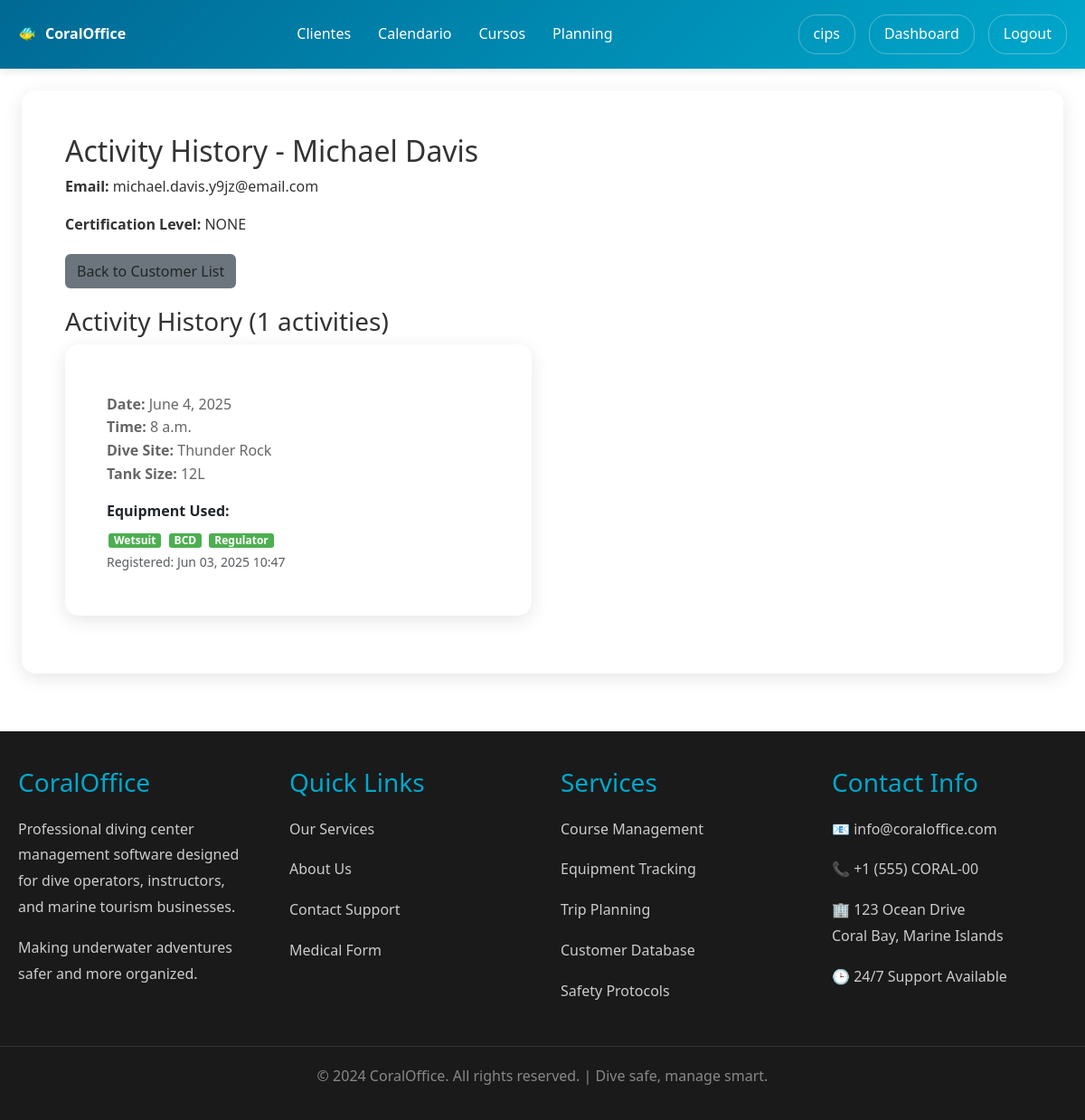
The app's page /users/customers/75/history/ (signed in), older data.
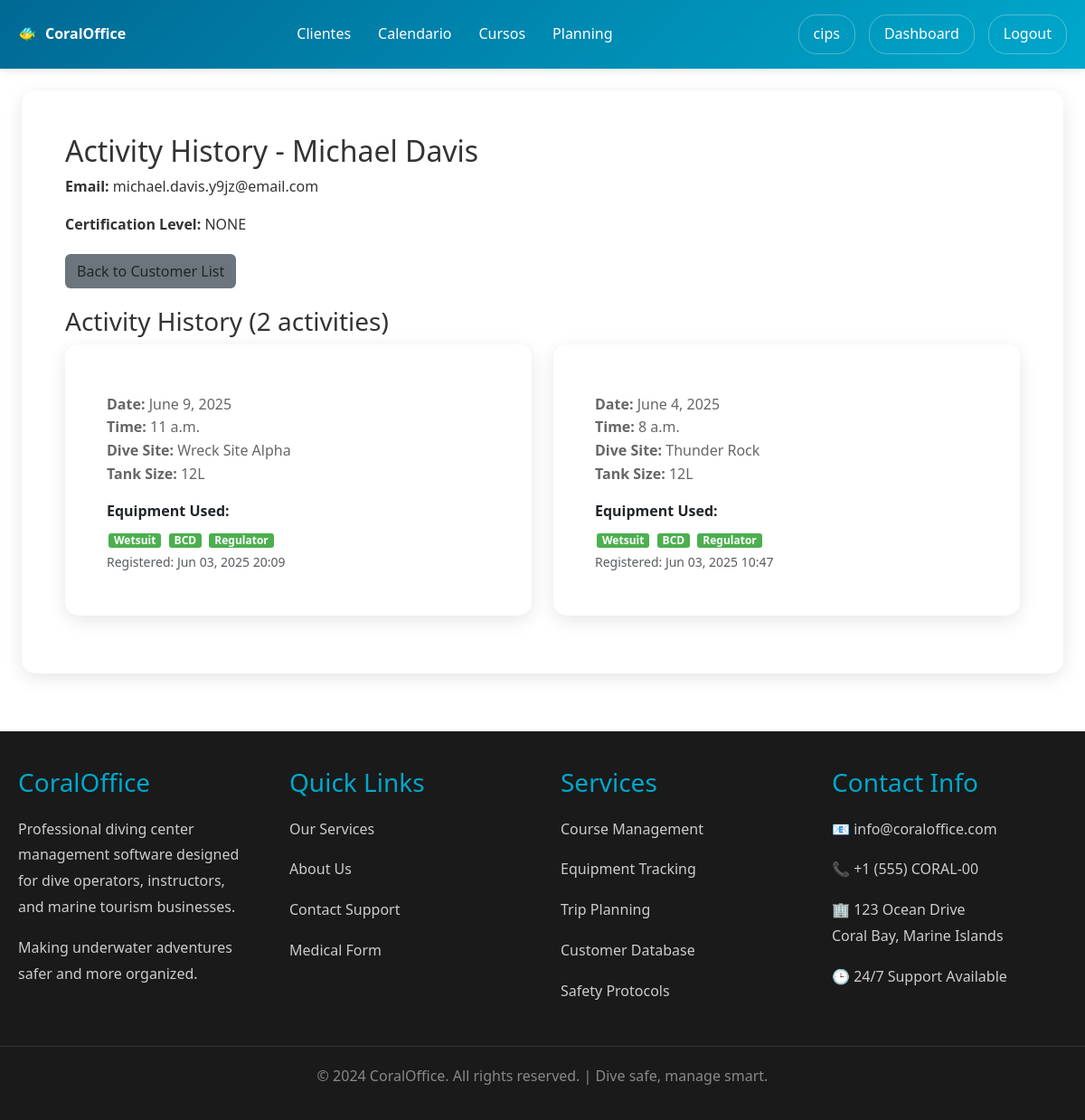
The same page, newer data.
### users/models.py (models this page shows, shortened)
class Customer(models.Model):
    DIVING_LEVEL_CHOICES = [
        ('NONE', 'NO'),
        ('BEGINNER', 'SCUBA'),
        ('OPEN_WATER', 'OWD.'),
        ('ADVANCED_OPEN_WATER', 'ADV.'),
        ('RESCUE_DIVER', 'RESC.'),
        ('DIVEMASTER', 'DM.'),
        ('INSTRUCTOR', 'INST.'),
    ]
    LANGUAGE_CHOICES = [
        ('EN', 'English'),
        ('ES', 'Spanish'),
        ('FR', 'French'),
        ('CAT', 'Catalan'),
        ('OTHER', 'Other'),
    ]
    COUNTRY_CHOICES = [
        ('US', 'United States'),
        ('CA', 'Canada'),
        ('GB', 'United Kingdom'),
        ('FR', 'France'),
        ('DE', 'Germany'),
        ('IT', 'Italy'),
        ('ES', 'Spain'),
        ('PT', 'Portugal'),
        ('NL', 'Netherlands'),
        ('BE', 'Belgium'),
        ('CH', 'Switzerland'),
        ('AT', 'Austria'),
        ('SE', 'Sweden'),
        ('NO', 'Norway'),
        ('DK', 'Denmark'),
        ('FI', 'Finland'),
        ('IN', 'India'),
        ('OTHER', 'Other'),
    ]
    diving_center = models.ForeignKey(User, on_delete=models.CASCADE, related_name='customers')
    first_name = models.CharField(max_length=50)
    last_name = models.CharField(max_length=50)
    email = models.EmailField()
    phone_number = models.CharField(max_length=20)
    country = models.CharField(max_length=10, choices=COUNTRY_CHOICES, default='OTHER')
    language = models.CharField(max_length=10, choices=LANGUAGE_CHOICES, default='EN')
    birthday = models.DateField(null=True, blank=True)
    certification_level = models.CharField(max_length=50, choices=DIVING_LEVEL_CHOICES, default='NONE')
    emergency_contact = models.CharField(max_length=100, blank=True)
    medical_conditions = models.TextField(blank=True)
    weight = models.FloatField(null=True, blank=True, help_text="Weight in kg")
    height = models.FloatField(null=True, blank=True, help_text="Height in cm")
    foot_size = models.FloatField(null=True, blank=True, help_text="Foot size (EU)")
    default_tank_size = models.CharField(max_length=10, choices=[
        ('10L', '10 Liters'),
        ('12L', '12 Liters'),
        ('15L', '15 Liters'),
        ('18L', '18 Liters'),
    ], default='12L', help_text="Default tank size for this customer")
    profile_picture = models.ImageField(upload_to='customer_profiles/', null=True, blank=True)
    diving_licence = models.FileField(upload_to='customer_documents/licences/', null=True, blank=True)
    diving_insurance = models.FileField(upload_to='customer_documents/insurance/', null=True, blank=True)
    medical_check = models.FileField(upload_to='customer_documents/medical/', null=True, blank=True)
    created_at = models.DateTimeField(auto_now_add=True)

class CustomerDiveActivity(models.Model):
    TANK_SIZE_CHOICES = [
        ('10L', '10L'),
        ('12L', '12L'),
        ('15L', '15L'),
        ('EAN12L', 'NITROX 12L'),
        ('EAN15L', 'NITROX 15L'),
    ]
    STATUS_CHOICES = [
        ('PENDING', 'Pendiente de llegar'),
        ('ON_BOARD', 'On Board'),
        ('BACK_ON_BOAT', 'Back on Boat'),
        ('DEPARTED', 'En curso'),
        ('FINISHED', 'Finalizado'),
    ]
    customer = models.ForeignKey(Customer, on_delete=models.CASCADE, related_name='dive_activities')
    dive_schedule = models.ForeignKey(DiveSchedule, on_delete=models.CASCADE, related_name='customer_activities')
    course = models.ForeignKey('Course', on_delete=models.CASCADE, related_name='customer_bookings', help_text="Course/Activity for this dive")
    activity = models.ForeignKey(DiveActivity, on_delete=models.CASCADE, related_name='customer_bookings', null=True, blank=True, help_text="DEPRECATED: Use course field instead")
    assigned_staff = models.ForeignKey('Staff', on_delete=models.SET_NULL, null=True, blank=True, related_name='assigned_activities', help_text="Instructor/guide assigned to this activity")
    course_session = models.ForeignKey('CourseSession', on_delete=models.SET_NULL, null=True, blank=True, related_name='dive_activities', help_text="Course session if this dive is part of a course")
    tank_size = models.CharField(max_length=10, choices=TANK_SIZE_CHOICES, default='12L')
    needs_wetsuit = models.BooleanField(default=False)
    needs_bcd = models.BooleanField(default=False)
    needs_regulator = models.BooleanField(default=False)
    needs_guide = models.BooleanField(default=False)
    needs_fins = models.BooleanField(default=False)
    needs_insurance = models.BooleanField(default=False)
    status = models.CharField(max_length=20, choices=STATUS_CHOICES, default='PENDING')
    has_arrived = models.BooleanField(default=False)
    is_paid = models.BooleanField(default=False)
    created_at = models.DateTimeField(auto_now_add=True)
    class Meta:
        unique_together = ['customer', 'dive_schedule']

class DiveSchedule(models.Model):
    diving_center = models.ForeignKey(User, on_delete=models.CASCADE, related_name='dive_schedules')
    date = models.DateField()
    time = models.TimeField()
    dive_site = models.ForeignKey(DivingSite, on_delete=models.CASCADE, related_name='scheduled_dives')
    max_participants = models.IntegerField(default=46)
    description = models.TextField(blank=True)
    special_notes = models.TextField(blank=True, help_text="Special requirements or important notes for this dive")
    created_at = models.DateTimeField(auto_now_add=True)

class DivingSite(models.Model):
    diving_center = models.ForeignKey(User, on_delete=models.CASCADE, related_name='diving_sites')
    name = models.CharField(max_length=100)
    location = models.CharField(max_length=200)
    depth_min = models.FloatField(help_text="Minimum depth in meters")
    depth_max = models.FloatField(help_text="Maximum depth in meters")
    difficulty_level = models.CharField(max_length=20, choices=[
        ('BEGINNER', 'Beginner'),
        ('INTERMEDIATE', 'Intermediate'),
        ('ADVANCED', 'Advanced'),
        ('EXPERT', 'Expert'),
    ], default='BEGINNER')
    description = models.TextField(blank=True)
    special_requirements = models.TextField(blank=True)
    created_at = models.DateTimeField(auto_now_add=True)
    def __str__(self):
        return self.name

### users/views.py (the view)
# urls.py: path('customers/<int:customer_id>/history/', views.customer_activity_history, name='customer_activity_history'),
@login_required
def customer_activity_history(request, customer_id):
    if not request.user.userprofile.is_diving_center:
        messages.error(request, 'Access denied.')
        return redirect('users:profile')
    customer = get_object_or_404(Customer,
                                 id=customer_id,
                                 diving_center=request.user)
    activities = CustomerDiveActivity.objects.filter(
        customer=customer
    ).order_by('-dive_schedule__date', '-dive_schedule__time')
    return render(request, 'users/customer_activity_history.html', {
        'customer': customer,
        'activities': activities
    })

### users/templates/users/customer_activity_history.html (shortened to what this page needs)
{% extends 'users/base.html' %}
{% block users_content %}
<div style="margin-bottom: 20px;">
    <h2>Activity History - {{ customer.first_name }} {{ customer.last_name }}</h2>
    <p><strong>Email:</strong> {{ customer.email }}</p>
    <p><strong>Certification Level:</strong> {{ customer.certification_level|default:"Not specified" }}</p>
</div>
<div style="margin-bottom: 20px;">
    <a href="{% url 'users:customer_list' %}" class="btn" style="background: #6c757d;">Back to Customer List</a>
</div>
<h3>Activity History ({{ activities.count }} activities)</h3>
{% if activities %}
    <div class="row">
        {% for activity in activities %}
            <div class="col-md-6 mb-3">
                <div class="card">
                    <div class="card-body">
                        <p class="card-text">
                            <strong>Date:</strong> {{ activity.dive_schedule.date }}<br>
                            <strong>Time:</strong> {{ activity.dive_schedule.time }}<br>
                            <strong>Dive Site:</strong> {{ activity.dive_schedule.dive_site }}<br>
                            <strong>Tank Size:</strong> {{ activity.get_tank_size_display }}
                        </p>
                        <div style="margin-top: 10px;">
                            <strong>Equipment Used:</strong><br>
                            <div style="margin-top: 5px;">
                                {% if activity.needs_wetsuit %}<span class="badge" style="background-color: #4CAF50; color: white; padding: 2px 6px; margin: 2px; border-radius: 3px;">Wetsuit</span>{% endif %}
                                {% if activity.needs_bcd %}<span class="badge" style="background-color: #4CAF50; color: white; padding: 2px 6px; margin: 2px; border-radius: 3px;">BCD</span>{% endif %}
                                {% if activity.needs_regulator %}<span class="badge" style="background-color: #4CAF50; color: white; padding: 2px 6px; margin: 2px; border-radius: 3px;">Regulator</span>{% endif %}
                            </div>
                        </div>
                        <small class="text-muted">Registered: {{ activity.created_at|date:"M d, Y H:i" }}</small>
                    </div>
                </div>
            </div>
        {% endfor %}
    </div>
{% else %}
    <p>No activities found for this customer.</p>
{% endif %}
{% endblock %}

### users/templates/users/base.html (shortened to what this page needs)
{% extends 'home/base.html' %}
{% block content %}
<div class="p-0 p-sm-4">
    <div style="background: white;border-radius: 15px; box-shadow: 0 5px 20px rgba(0,0,0,0.1);" class="p-sm-5 pt-5">
        {% block users_content %}
        {% endblock %}
    </div>
</div>
{% endblock %}

### home/templates/home/base.html (shortened to what this page needs)
<!DOCTYPE html>
<html lang="en">
<head>
    <link href="https://cdn.jsdelivr.net/npm/bootstrap@5.3.2/dist/css/bootstrap.min.css" rel="stylesheet">
    <link rel="stylesheet" href="https://cdn.jsdelivr.net/npm/bootstrap-icons@1.11.1/font/bootstrap-icons.css">
</head>
<body>
    <header class="header">
        <nav class="nav-container">
            <div class="logo">CoralOffice</div>
            <ul class="nav-menu m-0 ms-0 p-0">
                {% if user.is_authenticated and user.userprofile.is_diving_center %}
                    <li><a href="{% url 'users:customer_list' %}">Clientes</a></li>
                    <li><a href="{% url 'users:calendar_view' %}">Calendario</a></li>
                <li><a href="{% url 'users:courses_list' %}">Cursos</a></li>
<li><a href="{% url 'users:staff_planning' %}">Planning</a></li>
                {% else %}
                    <li><a href="{% url 'home:home' %}">Home</a></li>
                    <li><a href="{% url 'home:services' %}">Services</a></li>
                    <li><a href="{% url 'home:about' %}">About</a></li>
                    <li><a href="{% url 'home:contact' %}">Contact</a></li>
                {% endif %}
            </ul>
            <div class="user-menu ms-3">
                {% if user.is_authenticated %}
                    <a href="{% url 'users:profile' %}">{{ user.username }}</a>
                    {% if user.userprofile.is_diving_center %}
                        <a href="{% url 'users:diving_center_dashboard' %}">Dashboard</a>
                    {% endif %}
                    <a href="{% url 'users:logout' %}">Logout</a>
                {% else %}
                    <a href="{% url 'users:login' %}">Login</a>
                {% endif %}
            </div>
        </nav>
    </header>
    <main class="main-content pt-0">
        {% block content %}
        {% endblock %}
    </main>
    <footer class="footer">
        <div class="footer-content">
            <div class="footer-section">
                <h3>CoralOffice</h3>
                <p>Professional diving center management software designed for dive operators, instructors, and marine tourism businesses.</p>
                <p>Making underwater adventures safer and more organized.</p>
            </div>
            <div class="footer-section">
                <h3>Quick Links</h3>
                <p><a href="{% url 'home:services' %}">Our Services</a></p>
                <p><a href="{% url 'home:about' %}">About Us</a></p>
                <p><a href="{% url 'home:contact' %}">Contact Support</a></p>
                <p><a href="{% url 'users:medical_form' %}">Medical Form</a></p>
            </div>
            <div class="footer-section">
                <h3>Services</h3>
                <p>Course Management</p>
                <p>Equipment Tracking</p>
                <p>Trip Planning</p>
                <p>Customer Database</p>
                <p>Safety Protocols</p>
            </div>
            <div class="footer-section">
                <h3>Contact Info</h3>
                <p>📧 info@coraloffice.com</p>
                <p>📞 +1 (555) CORAL-00</p>
                <p>🏢 123 Ocean Drive<br>Coral Bay, Marine Islands</p>
                <p>🕒 24/7 Support Available</p>
            </div>
        </div>
        <div class="footer-bottom">
            <p>&copy; 2024 CoralOffice. All rights reserved. | Dive safe, manage smart.</p>
        </div>
    </footer>
</body>
</html>

### home/templates/home/base.html (style rules this page uses)
* { margin: 0; padding: 0; box-sizing: border-box; }
body { font-family: 'Segoe UI', Tahoma, Geneva, Verdana, sans-serif; line-height: 1.6; color: #333; }
.header { background: linear-gradient(135deg, #006994, #00a8cc); color: white; padding: 1rem 0; box-shadow: 0 2px 10px rgba(0,0,0,0.1); position: relative; }
.nav-container { max-width: 1200px; margin: 0 auto; display: flex; justify-content: space-between; align-items: center; padding: 0 20px; }
.logo { font-size: 1rem; font-weight: bold; display: flex; align-items: center; z-index: 1001; }
.logo::before { content: '🐠'; margin-right: 10px; }
.nav-menu { display: flex; list-style: none; gap: 30px; }
.nav-menu a { color: white; text-decoration: none; padding: 10px 0px; border-radius: 5px; transition: background 0.3s; }
.user-menu { display: flex; align-items: center; gap: 15px; }
.user-menu a { color: white; text-decoration: none; padding: 8px 16px; border: 1px solid rgba(255,255,255,0.3); border-radius: 20px; transition: all 0.3s; }
.main-content { min-height: calc(100vh - 140px); padding: 40px 0; }
.card { background: white; padding: 30px; border-radius: 15px; box-shadow: 0 5px 20px rgba(0,0,0,0.1); transition: transform 0.3s; border: none }
.card p { color: #666; line-height: 1.6; }
.footer { background: #1a1a1a; color: white; padding: 40px 0 20px; }
.footer-content { max-width: 1200px; margin: 0 auto; padding: 0 20px; display: grid; grid-template-columns: repeat(auto-fit, minmax(250px, 1fr)); gap: 40px; }
.footer-section h3 { color: #00a8cc; margin-bottom: 20px; }
.footer-section p, .footer-section a { color: #ccc; text-decoration: none; line-height: 1.8; }
.footer-bottom { text-align: center; margin-top: 30px; padding-top: 20px; border-top: 1px solid #333; color: #888; }

Row changes from the older to the newer data that the page shows:
added CustomerDiveActivity: dive_schedule "June 9, 2025", dive_schedule.time "11 a.m.", dive_schedule.dive_site "Wreck Site Alpha", tank_size "12L", needs_wetsuit "Wetsuit", needs_bcd "BCD", needs_regulator "Regulator", created_at "Jun 03, 2025 20:09"
Text that changed along with them:
{{ activities.count }}: "1" → "2"
